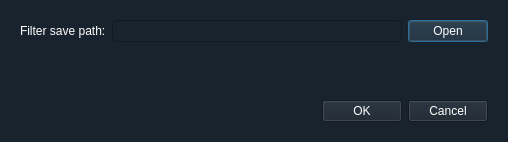
<?xml version="1.0" encoding="UTF-8"?>
<ui version="4.0">
 <class>filter_dialog</class>
 <widget class="QDialog" name="filter_dialog">
  <property name="geometry">
   <rect>
    <x>0</x>
    <y>0</y>
    <width>508</width>
    <height>142</height>
   </rect>
  </property>
  <property name="windowTitle">
   <string>Select Path</string>
  </property>
  <property name="styleSheet">
   <string notr="true">color: rgb(255, 255, 255);
font: 9pt &quot;微软雅黑&quot;;
background-color: rgb(25, 35, 45);</string>
  </property>
  <layout class="QVBoxLayout" name="verticalLayout">
   <item>
    <layout class="QGridLayout" name="select_path_grid">
     <property name="leftMargin">
      <number>9</number>
     </property>
     <property name="topMargin">
      <number>9</number>
     </property>
     <property name="rightMargin">
      <number>9</number>
     </property>
     <property name="bottomMargin">
      <number>9</number>
     </property>
     <property name="verticalSpacing">
      <number>18</number>
     </property>
     <item row="0" column="0">
      <widget class="QLabel" name="save_label">
       <property name="text">
        <string>Filter save path:</string>
       </property>
      </widget>
     </item>
     <item row="0" column="2">
      <widget class="QPushButton" name="save_path_open_button">
       <property name="styleSheet">
        <string notr="true">background-color: rgb(25, 35, 45);</string>
       </property>
       <property name="text">
        <string>Open</string>
       </property>
      </widget>
     </item>
     <item row="0" column="1">
      <widget class="QLineEdit" name="save_lineEdit">
       <property name="styleSheet">
        <string notr="true">background-color: rgb(25, 35, 45);</string>
       </property>
      </widget>
     </item>
    </layout>
   </item>
   <item>
    <spacer name="verticalSpacer">
     <property name="orientation">
      <enum>Qt::Vertical</enum>
     </property>
     <property name="sizeHint" stdset="0">
      <size>
       <width>20</width>
       <height>40</height>
      </size>
     </property>
    </spacer>
   </item>
   <item>
    <layout class="QHBoxLayout" name="select_button_hbox">
     <property name="leftMargin">
      <number>9</number>
     </property>
     <property name="topMargin">
      <number>9</number>
     </property>
     <property name="rightMargin">
      <number>9</number>
     </property>
     <property name="bottomMargin">
      <number>9</number>
     </property>
     <item>
      <spacer name="horizontalSpacer">
       <property name="orientation">
        <enum>Qt::Horizontal</enum>
       </property>
       <property name="sizeHint" stdset="0">
        <size>
         <width>40</width>
         <height>20</height>
        </size>
       </property>
      </spacer>
     </item>
     <item>
      <widget class="QPushButton" name="filter_ok_button">
       <property name="styleSheet">
        <string notr="true">background-color: rgb(25, 35, 45);</string>
       </property>
       <property name="text">
        <string>OK</string>
       </property>
      </widget>
     </item>
     <item>
      <widget class="QPushButton" name="filter_cancel_button">
       <property name="styleSheet">
        <string notr="true">background-color: rgb(25, 35, 45);</string>
       </property>
       <property name="text">
        <string>Cancel</string>
       </property>
      </widget>
     </item>
    </layout>
   </item>
  </layout>
 </widget>
 <resources/>
 <connections/>
</ui>
